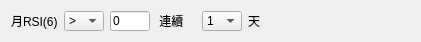
       <widget class="QWidget" name="widget_23" native="true">
        <property name="geometry">
         <rect>
          <x>0</x>
          <y>590</y>
          <width>421</width>
          <height>40</height>
         </rect>
        </property>
        <layout class="QHBoxLayout" name="horizontalLayout_134">
         <item>
          <layout class="QHBoxLayout" name="horizontalLayout_40">
           <item>
            <widget class="QLabel" name="label_92">
             <property name="text">
              <string>月RSI(6)</string>
             </property>
            </widget>
           </item>
           <item>
            <widget class="QComboBox" name="comboBox_42">
             <property name="sizePolicy">
              <sizepolicy hsizetype="Preferred" vsizetype="Fixed">
               <horstretch>0</horstretch>
               <verstretch>0</verstretch>
              </sizepolicy>
             </property>
             <property name="minimumSize">
              <size>
               <width>40</width>
               <height>20</height>
              </size>
             </property>
             <property name="maximumSize">
              <size>
               <width>40</width>
               <height>20</height>
              </size>
             </property>
             <item>
              <property name="text">
               <string>&gt;</string>
              </property>
             </item>
             <item>
              <property name="text">
               <string>&gt;=</string>
              </property>
             </item>
             <item>
              <property name="text">
               <string>&lt;</string>
              </property>
             </item>
             <item>
              <property name="text">
               <string>&lt;=</string>
              </property>
             </item>
             <item>
              <property name="text">
               <string>&lt;&gt;</string>
              </property>
             </item>
             <item>
              <property name="text">
               <string>=</string>
              </property>
             </item>
            </widget>
           </item>
           <item>
            <widget class="QLineEdit" name="lineEdit_14">
             <property name="sizePolicy">
              <sizepolicy hsizetype="Expanding" vsizetype="Fixed">
               <horstretch>0</horstretch>
               <verstretch>0</verstretch>
              </sizepolicy>
             </property>
             <property name="minimumSize">
              <size>
               <width>40</width>
               <height>20</height>
              </size>
             </property>
             <property name="maximumSize">
              <size>
               <width>40</width>
               <height>20</height>
              </size>
             </property>
             <property name="text">
              <string>0</string>
             </property>
            </widget>
           </item>
           <item>
            <widget class="QLabel" name="label_63">
             <property name="minimumSize">
              <size>
               <width>40</width>
               <height>20</height>
              </size>
             </property>
             <property name="maximumSize">
              <size>
               <width>40</width>
               <height>20</height>
              </size>
             </property>
             <property name="text">
              <string> 連續</string>
             </property>
            </widget>
           </item>
           <item>
            <widget class="QComboBox" name="comboBox_43">
             <property name="sizePolicy">
              <sizepolicy hsizetype="Preferred" vsizetype="Fixed">
               <horstretch>0</horstretch>
               <verstretch>0</verstretch>
              </sizepolicy>
             </property>
             <property name="minimumSize">
              <size>
               <width>40</width>
               <height>20</height>
              </size>
             </property>
             <property name="maximumSize">
              <size>
               <width>40</width>
               <height>20</height>
              </size>
             </property>
             <item>
              <property name="text">
               <string>1</string>
              </property>
             </item>
             <item>
              <property name="text">
               <string>2</string>
              </property>
             </item>
             <item>
              <property name="text">
               <string>3</string>
              </property>
             </item>
             <item>
              <property name="text">
               <string>4</string>
              </property>
             </item>
             <item>
              <property name="text">
               <string>5</string>
              </property>
             </item>
             <item>
              <property name="text">
               <string>6</string>
              </property>
             </item>
             <item>
              <property name="text">
               <string>7</string>
              </property>
             </item>
             <item>
              <property name="text">
               <string>8</string>
              </property>
             </item>
             <item>
              <property name="text">
               <string>9</string>
              </property>
             </item>
             <item>
              <property name="text">
               <string>10</string>
              </property>
             </item>
            </widget>
           </item>
           <item>
            <widget class="QLabel" name="label_64">
             <property name="minimumSize">
              <size>
               <width>40</width>
               <height>20</height>
              </size>
             </property>
             <property name="maximumSize">
              <size>
               <width>40</width>
               <height>20</height>
              </size>
             </property>
             <property name="text">
              <string>天</string>
             </property>
            </widget>
           </item>
          </layout>
         </item>
         <item>
          <spacer name="horizontalSpacer_24">
           <property name="orientation">
            <enum>Qt::Horizontal</enum>
           </property>
           <property name="sizeHint" stdset="0">
            <size>
             <width>40</width>
             <height>20</height>
            </size>
           </property>
          </spacer>
         </item>
        </layout>
       </widget>
